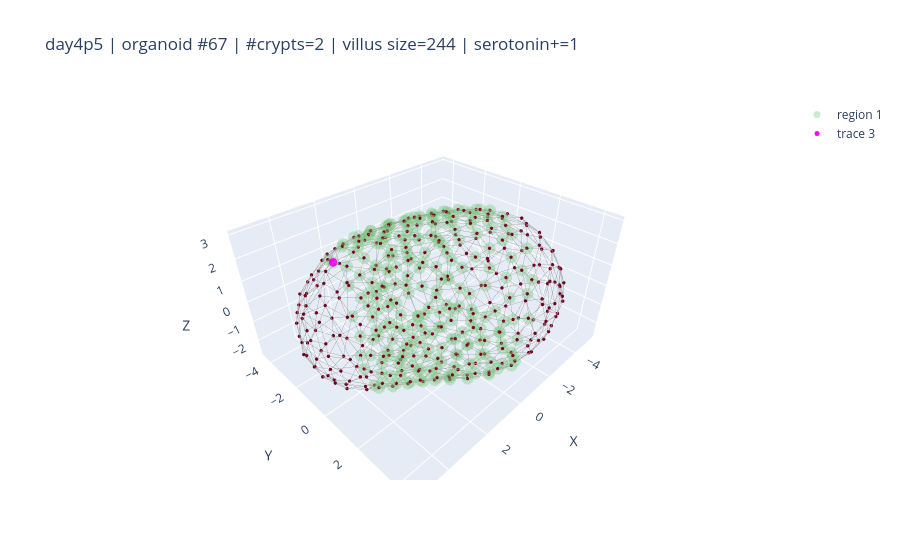
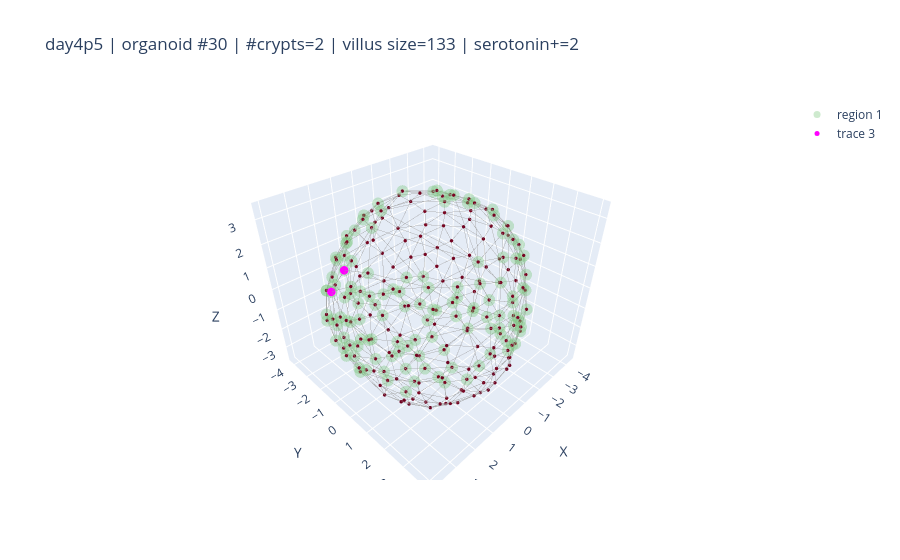
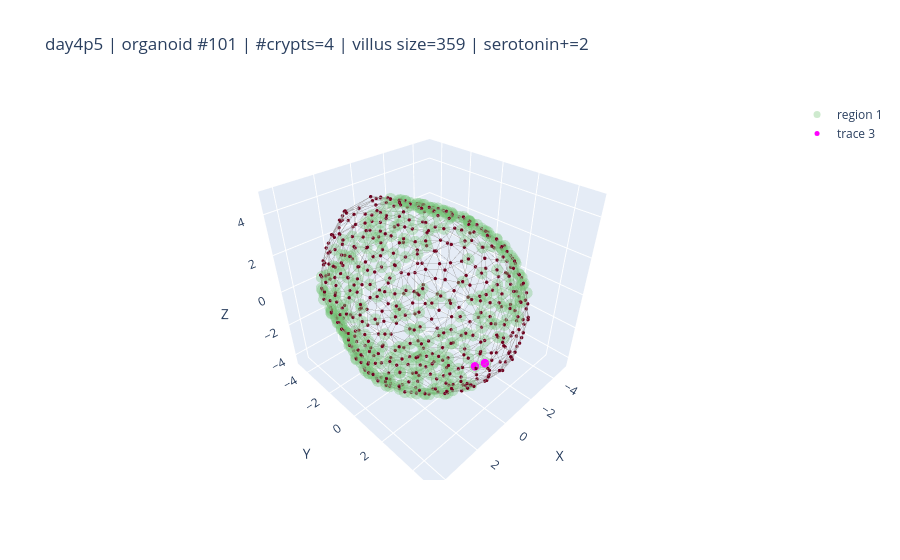

The notebook cell saved with these charts, in order:
### Code cell
# -------- settings --------
min_cells = 10                # ignore villi/crypts smaller than this
max_examples = 3             # cap the number of plots
seed = None                      # set to None for non-reproducible sampling
node_size = 2
villus_colorscale = 'Greens'
serotonin_color = 'magenta'
marker_name_serotonin = "Serotonin"

def _marker_index(names, target="Serotonin"):
    if names is None: 
        return None
    try:
        return names.index(target)
    except ValueError:
        for j, nm in enumerate(names):
            if isinstance(nm, str) and nm.lower() == target.lower():
                return j
    return None

# ---- 1) Collect all candidate villi: (tp, i, villus_indices, meta_info) ----
candidates = []
for tp, d in results.items():
    graphs_all    = d.get("cell_graphs_all", [])
    crypts_all    = d.get("crypts_all",   [])
    villus_all    = d.get("villus_all",   [])

    # normalize object arrays -> lists
    if isinstance(crypts_all, np.ndarray):    crypts_all    = crypts_all.tolist()
    if isinstance(villus_all, np.ndarray):    villus_all    = villus_all.tolist()

    ser_idx = _marker_index(marker_names, marker_name_serotonin)
    if ser_idx is None:
        continue  # this timepoint has no serotonin marker

    n_items = len(graphs_all)
    for i in range(n_items):
        markers = np.array([graphs_all[i].nodes[n]["markers_bin"] for n in graphs_all[i].nodes])
        if markers is None:
            continue

        crypt_patches  = _to_patch_list(crypts_all[i]  if i < len(crypts_all)  else None)
        villus_patches = _to_patch_list(villus_all[i]  if i < len(villus_all)  else None)

        # filter by region size
        crypt_patches  = [p for p in crypt_patches  if len(p) >= min_cells]
        villus_patches = [p for p in villus_patches if len(p) >= min_cells]

        if not crypt_patches or not villus_patches:
            continue  # require organoid to contain crypts and at least one villus

        for villus_patch in villus_patches:
            idx = np.fromiter(villus_patch, dtype=int)
            if idx.size == 0:
                continue
            ser_mask_villus = np.asarray(markers[idx, ser_idx], dtype=bool).reshape(-1)
            if np.any(ser_mask_villus):
                # store minimal info needed for plotting later
                meta = {
                    "tp": tp,
                    "org_idx": i,
                    "villus_size": int(idx.size),
                    "ser_count": int(np.count_nonzero(ser_mask_villus)),
                    "n_crypts": len(crypt_patches)
                }
                candidates.append( (tp, i, idx, meta) )

# ---- 2) Randomly sample up to max_examples and plot ----
if not candidates:
    print("No villi with Serotonin found in organoids that contain crypts (after filtering).")
else:
    if seed is not None:
        np.random.seed(seed)
    k = min(max_examples, len(candidates))
    sel = np.random.choice(len(candidates), size=k, replace=False)

    plotted = 0
    for j in sel:
        tp, i, idx, meta = candidates[j]
        d = results[tp]

        G = d['cell_graphs_all'][i]
        C = np.array([G.nodes[n]["proj_point"] for n in G.nodes])
        H = np.array([G.nodes[n]["hks"] for n in G.nodes])
        markers = np.array([G.nodes[n]["markers_bin"] for n in G.nodes])


        # rebuild serotonin mask (could also have saved it, but quick to recompute)
        ser_idx = _marker_index(marker_names, marker_name_serotonin)
        ser_mask_villus = np.asarray(markers[idx, ser_idx], dtype=bool).reshape(-1)
        idx_ser = idx[ser_mask_villus]

        # --- plot whole organoid ---
        fig = plot_organoid_graph(C, G, H[:,0], node_size=node_size)

        # highlight the selected villus
        add_region_overlays(fig, C, [idx.tolist()], colorscale=villus_colorscale)
        
        # highlight serotonin+ inside the villus
        fig.add_trace(
            go.Scatter3d(
                x=C[idx_ser, 0], y=C[idx_ser, 1], z=C[idx_ser, 2],
                mode="markers",
                marker=dict(size=node_size+3, color=serotonin_color),
                showlegend=True, hoverinfo="skip",
            )
        )

        # title / annotation
        fig.update_layout(
            title=f"{meta['tp']} | organoid #{meta['org_idx']} | #crypts={meta['n_crypts']} | villus size={meta['villus_size']} | serotonin+={meta['ser_count']}"
        )

        fig.show()
        plotted += 1

    print(f"Plotted {plotted} random villi with Serotonin (out of {len(candidates)} candidates).")

### Figure 1 — Plotly figure (JSON) as saved in the notebook; plotly's stock layout.template omitted (floating-point values rounded to 4 significant figures; data arrays with more than 128 entries replaced by an {"elided": "..."} marker saying what was removed)
{"data": [{"hoverinfo": "skip", "line": {"color": "rgba(120,120,120,0.75)", "width": 1}, "mode": "lines", "showlegend": false, "type": "scatter3d", "x": {"elided": "3405 float values"}, "y": {"elided": "3405 float values"}, "z": {"elided": "3405 float values"}}, {"hoverinfo": "skip", "marker": {"cmax": 0.0847, "cmid": 0, "cmin": -0.0847, "color": {"elided": "380 float values"}, "colorscale": [[0, "rgb(5,48,97)"], [0.1, "rgb(33,102,172)"], [0.2, "rgb(67,147,195)"], [0.3, "rgb(146,197,222)"], [0.4, "rgb(209,229,240)"], [0.5, "rgb(247,247,247)"], [0.6, "rgb(253,219,199)"], [0.7, "rgb(244,165,130)"], [0.8, "rgb(214,96,77)"], [0.9, "rgb(178,24,43)"], [1, "rgb(103,0,31)"]], "line": {"width": 0}, "size": 2}, "mode": "markers", "showlegend": false, "type": "scatter3d", "x": {"elided": "380 float values"}, "y": {"elided": "380 float values"}, "z": {"elided": "380 float values"}}, {"hoverinfo": "skip", "marker": {"color": "rgb(116, 196, 118)", "size": 7}, "mode": "markers", "name": "region 1", "opacity": 0.35, "showlegend": true, "type": "scatter3d", "x": {"elided": "244 float values"}, "y": {"elided": "244 float values"}, "z": {"elided": "244 float values"}}, {"hoverinfo": "skip", "marker": {"color": "magenta", "size": 5}, "mode": "markers", "showlegend": true, "type": "scatter3d", "x": [3.22], "y": [-1.895], "z": [2.039]}], "layout": {"scene": {"aspectmode": "data", "xaxis": {"title": {"text": "X"}}, "yaxis": {"title": {"text": "Y"}}, "zaxis": {"title": {"text": "Z"}}}, "title": {"text": "day4p5 | organoid #67 | #crypts=2 | villus size=244 | serotonin+=1"}}}

### Figure 2 — Plotly figure (JSON) as saved in the notebook; plotly's stock layout.template omitted (floating-point values rounded to 4 significant figures; data arrays with more than 128 entries replaced by an {"elided": "..."} marker saying what was removed)
{"data": [{"hoverinfo": "skip", "line": {"color": "rgba(120,120,120,0.75)", "width": 1}, "mode": "lines", "showlegend": false, "type": "scatter3d", "x": {"elided": "2001 float values"}, "y": {"elided": "2001 float values"}, "z": {"elided": "2001 float values"}}, {"hoverinfo": "skip", "marker": {"cmax": 0.08467, "cmid": 0, "cmin": -0.08467, "color": {"elided": "224 float values"}, "colorscale": [[0, "rgb(5,48,97)"], [0.1, "rgb(33,102,172)"], [0.2, "rgb(67,147,195)"], [0.3, "rgb(146,197,222)"], [0.4, "rgb(209,229,240)"], [0.5, "rgb(247,247,247)"], [0.6, "rgb(253,219,199)"], [0.7, "rgb(244,165,130)"], [0.8, "rgb(214,96,77)"], [0.9, "rgb(178,24,43)"], [1, "rgb(103,0,31)"]], "line": {"width": 0}, "size": 2}, "mode": "markers", "showlegend": false, "type": "scatter3d", "x": {"elided": "224 float values"}, "y": {"elided": "224 float values"}, "z": {"elided": "224 float values"}}, {"hoverinfo": "skip", "marker": {"color": "rgb(116, 196, 118)", "size": 7}, "mode": "markers", "name": "region 1", "opacity": 0.35, "showlegend": true, "type": "scatter3d", "x": {"elided": "133 float values"}, "y": {"elided": "133 float values"}, "z": {"elided": "133 float values"}}, {"hoverinfo": "skip", "marker": {"color": "magenta", "size": 5}, "mode": "markers", "showlegend": true, "type": "scatter3d", "x": [3.573, 3.12], "y": [-1.183, -0.9214], "z": [1.168, 1.959]}], "layout": {"scene": {"aspectmode": "data", "xaxis": {"title": {"text": "X"}}, "yaxis": {"title": {"text": "Y"}}, "zaxis": {"title": {"text": "Z"}}}, "title": {"text": "day4p5 | organoid #30 | #crypts=2 | villus size=133 | serotonin+=2"}}}

### Figure 3 — Plotly figure (JSON) as saved in the notebook; plotly's stock layout.template omitted (floating-point values rounded to 4 significant figures; data arrays with more than 128 entries replaced by an {"elided": "..."} marker saying what was removed)
{"data": [{"hoverinfo": "skip", "line": {"color": "rgba(120,120,120,0.75)", "width": 1}, "mode": "lines", "showlegend": false, "type": "scatter3d", "x": {"elided": "4899 float values"}, "y": {"elided": "4899 float values"}, "z": {"elided": "4899 float values"}}, {"hoverinfo": "skip", "marker": {"cmax": 0.08339, "cmid": 0, "cmin": -0.08339, "color": {"elided": "545 float values"}, "colorscale": [[0, "rgb(5,48,97)"], [0.1, "rgb(33,102,172)"], [0.2, "rgb(67,147,195)"], [0.3, "rgb(146,197,222)"], [0.4, "rgb(209,229,240)"], [0.5, "rgb(247,247,247)"], [0.6, "rgb(253,219,199)"], [0.7, "rgb(244,165,130)"], [0.8, "rgb(214,96,77)"], [0.9, "rgb(178,24,43)"], [1, "rgb(103,0,31)"]], "line": {"width": 0}, "size": 2}, "mode": "markers", "showlegend": false, "type": "scatter3d", "x": {"elided": "545 float values"}, "y": {"elided": "545 float values"}, "z": {"elided": "545 float values"}}, {"hoverinfo": "skip", "marker": {"color": "rgb(116, 196, 118)", "size": 7}, "mode": "markers", "name": "region 1", "opacity": 0.35, "showlegend": true, "type": "scatter3d", "x": {"elided": "359 float values"}, "y": {"elided": "359 float values"}, "z": {"elided": "359 float values"}}, {"hoverinfo": "skip", "marker": {"color": "magenta", "size": 5}, "mode": "markers", "showlegend": true, "type": "scatter3d", "x": [-1.199, -1.504], "y": [2.319, 2.691], "z": [-3.869, -3.603]}], "layout": {"scene": {"aspectmode": "data", "xaxis": {"title": {"text": "X"}}, "yaxis": {"title": {"text": "Y"}}, "zaxis": {"title": {"text": "Z"}}}, "title": {"text": "day4p5 | organoid #101 | #crypts=4 | villus size=359 | serotonin+=2"}}}
